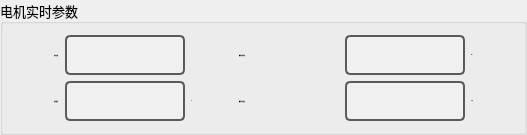
         <widget class="QGroupBox" name="groupBox_3">
          <property name="font">
           <font>
            <family>宋体</family>
            <pointsize>10</pointsize>
           </font>
          </property>
          <property name="title">
           <string>电机实时参数</string>
          </property>
          <layout class="QGridLayout" name="gridLayout_6">
           <item row="0" column="0">
            <spacer name="horizontalSpacer_17">
             <property name="orientation">
              <enum>Qt::Horizontal</enum>
             </property>
             <property name="sizeHint" stdset="0">
              <size>
               <width>40</width>
               <height>20</height>
              </size>
             </property>
            </spacer>
           </item>
           <item row="0" column="1">
            <widget class="QLabel" name="RealPosition_label_2">
             <property name="maximumSize">
              <size>
               <width>80</width>
               <height>40</height>
              </size>
             </property>
             <property name="font">
              <font>
               <family>Arial</family>
               <pointsize>-1</pointsize>
               <bold>true</bold>
              </font>
             </property>
             <property name="text">
              <string>实时位置：</string>
             </property>
            </widget>
           </item>
           <item row="0" column="2">
            <widget class="QLineEdit" name="RealPosition_Box_2">
             <property name="minimumSize">
              <size>
               <width>120</width>
               <height>40</height>
              </size>
             </property>
             <property name="maximumSize">
              <size>
               <width>120</width>
               <height>40</height>
              </size>
             </property>
             <property name="font">
              <font>
               <family>Arial</family>
               <pointsize>-1</pointsize>
               <bold>true</bold>
              </font>
             </property>
             <property name="styleSheet">
              <string notr="true">QLineEdit {
    border: 2px solid #5A5A5A; /* 边框颜色 */
    border-radius: 5px; /* 边框圆角 */
    background-color: #F0F0F0; /* 背景色 */
    color: #000; /* 字体颜色 */
    padding: 5px; /* 内边距 */
}

QLineEdit:focus {
    border-color: #3D7848; /* 聚焦时边框颜色 */
}

QLineEdit:disabled {
    background-color: #ECECEC; /* 禁用状态的背景色 */
    color: #A0A0A0; /* 禁用状态的字体颜色 */
}
</string>
             </property>
             <property name="alignment">
              <set>Qt::AlignCenter</set>
             </property>
            </widget>
           </item>
           <item row="0" column="3">
            <widget class="QLabel" name="label_12">
             <property name="font">
              <font>
               <family>Arial</family>
               <pointsize>-1</pointsize>
               <bold>true</bold>
              </font>
             </property>
             <property name="text">
              <string>°</string>
             </property>
            </widget>
           </item>
           <item row="0" column="4">
            <spacer name="horizontalSpacer_19">
             <property name="orientation">
              <enum>Qt::Horizontal</enum>
             </property>
             <property name="sizeHint" stdset="0">
              <size>
               <width>40</width>
               <height>20</height>
              </size>
             </property>
            </spacer>
           </item>
           <item row="0" column="5">
            <widget class="QLabel" name="Current_label_2">
             <property name="minimumSize">
              <size>
               <width>100</width>
               <height>40</height>
              </size>
             </property>
             <property name="font">
              <font>
               <family>Arial</family>
               <pointsize>-1</pointsize>
               <bold>true</bold>
              </font>
             </property>
             <property name="text">
              <string>横向电机电流：</string>
             </property>
            </widget>
           </item>
           <item row="0" column="6">
            <widget class="QLineEdit" name="Current_Box_2">
             <property name="minimumSize">
              <size>
               <width>120</width>
               <height>40</height>
              </size>
             </property>
             <property name="maximumSize">
              <size>
               <width>120</width>
               <height>40</height>
              </size>
             </property>
             <property name="font">
              <font>
               <family>Arial</family>
               <pointsize>-1</pointsize>
               <bold>true</bold>
              </font>
             </property>
             <property name="styleSheet">
              <string notr="true">QLineEdit {
    border: 2px solid #5A5A5A; /* 边框颜色 */
    border-radius: 5px; /* 边框圆角 */
    background-color: #F0F0F0; /* 背景色 */
    color: #000; /* 字体颜色 */
    padding: 5px; /* 内边距 */
}

QLineEdit:focus {
    border-color: #3D7848; /* 聚焦时边框颜色 */
}

QLineEdit:disabled {
    background-color: #ECECEC; /* 禁用状态的背景色 */
    color: #A0A0A0; /* 禁用状态的字体颜色 */
}
</string>
             </property>
             <property name="alignment">
              <set>Qt::AlignCenter</set>
             </property>
            </widget>
           </item>
           <item row="0" column="7">
            <widget class="QLabel" name="label_14">
             <property name="font">
              <font>
               <family>Arial</family>
               <pointsize>-1</pointsize>
               <bold>true</bold>
              </font>
             </property>
             <property name="text">
              <string>ma</string>
             </property>
            </widget>
           </item>
           <item row="0" column="8">
            <spacer name="horizontalSpacer_18">
             <property name="orientation">
              <enum>Qt::Horizontal</enum>
             </property>
             <property name="sizeHint" stdset="0">
              <size>
               <width>40</width>
               <height>20</height>
              </size>
             </property>
            </spacer>
           </item>
           <item row="1" column="1">
            <widget class="QLabel" name="RealSpeed_label_2">
             <property name="maximumSize">
              <size>
               <width>80</width>
               <height>40</height>
              </size>
             </property>
             <property name="font">
              <font>
               <family>Arial</family>
               <pointsize>-1</pointsize>
               <bold>true</bold>
              </font>
             </property>
             <property name="text">
              <string>实时速度：</string>
             </property>
            </widget>
           </item>
           <item row="1" column="2">
            <widget class="QLineEdit" name="RealSpeed_Box_2">
             <property name="minimumSize">
              <size>
               <width>120</width>
               <height>40</height>
              </size>
             </property>
             <property name="maximumSize">
              <size>
               <width>120</width>
               <height>40</height>
              </size>
             </property>
             <property name="font">
              <font>
               <family>Arial</family>
               <pointsize>-1</pointsize>
               <bold>true</bold>
              </font>
             </property>
             <property name="styleSheet">
              <string notr="true">QLineEdit {
    border: 2px solid #5A5A5A; /* 边框颜色 */
    border-radius: 5px; /* 边框圆角 */
    background-color: #F0F0F0; /* 背景色 */
    color: #000; /* 字体颜色 */
    padding: 5px; /* 内边距 */
}

QLineEdit:focus {
    border-color: #3D7848; /* 聚焦时边框颜色 */
}

QLineEdit:disabled {
    background-color: #ECECEC; /* 禁用状态的背景色 */
    color: #A0A0A0; /* 禁用状态的字体颜色 */
}
</string>
             </property>
             <property name="alignment">
              <set>Qt::AlignCenter</set>
             </property>
            </widget>
           </item>
           <item row="1" column="3">
            <widget class="QLabel" name="label_13">
             <property name="font">
              <font>
               <family>Arial</family>
               <pointsize>-1</pointsize>
               <bold>true</bold>
              </font>
             </property>
             <property name="text">
              <string>°/s</string>
             </property>
            </widget>
           </item>
           <item row="1" column="5">
            <widget class="QLabel" name="RealTorque_label_2">
             <property name="minimumSize">
              <size>
               <width>100</width>
               <height>40</height>
              </size>
             </property>
             <property name="font">
              <font>
               <family>Arial</family>
               <pointsize>-1</pointsize>
               <bold>true</bold>
              </font>
             </property>
             <property name="text">
              <string>横向实时扭矩：</string>
             </property>
            </widget>
           </item>
           <item row="1" column="6">
            <widget class="QLineEdit" name="RealTorque_Box_2">
             <property name="minimumSize">
              <size>
               <width>120</width>
               <height>40</height>
              </size>
             </property>
             <property name="maximumSize">
              <size>
               <width>120</width>
               <height>40</height>
              </size>
             </property>
             <property name="font">
              <font>
               <family>Arial</family>
               <pointsize>-1</pointsize>
               <bold>true</bold>
              </font>
             </property>
             <property name="styleSheet">
              <string notr="true">QLineEdit {
    border: 2px solid #5A5A5A; /* 边框颜色 */
    border-radius: 5px; /* 边框圆角 */
    background-color: #F0F0F0; /* 背景色 */
    color: #000; /* 字体颜色 */
    padding: 5px; /* 内边距 */
}

QLineEdit:focus {
    border-color: #3D7848; /* 聚焦时边框颜色 */
}

QLineEdit:disabled {
    background-color: #ECECEC; /* 禁用状态的背景色 */
    color: #A0A0A0; /* 禁用状态的字体颜色 */
}
</string>
             </property>
             <property name="alignment">
              <set>Qt::AlignCenter</set>
             </property>
            </widget>
           </item>
           <item row="1" column="7">
            <widget class="QLabel" name="label_15">
             <property name="font">
              <font>
               <family>Arial</family>
               <pointsize>-1</pointsize>
               <bold>true</bold>
              </font>
             </property>
             <property name="text">
              <string>N·m</string>
             </property>
            </widget>
           </item>
          </layout>
         </widget>
